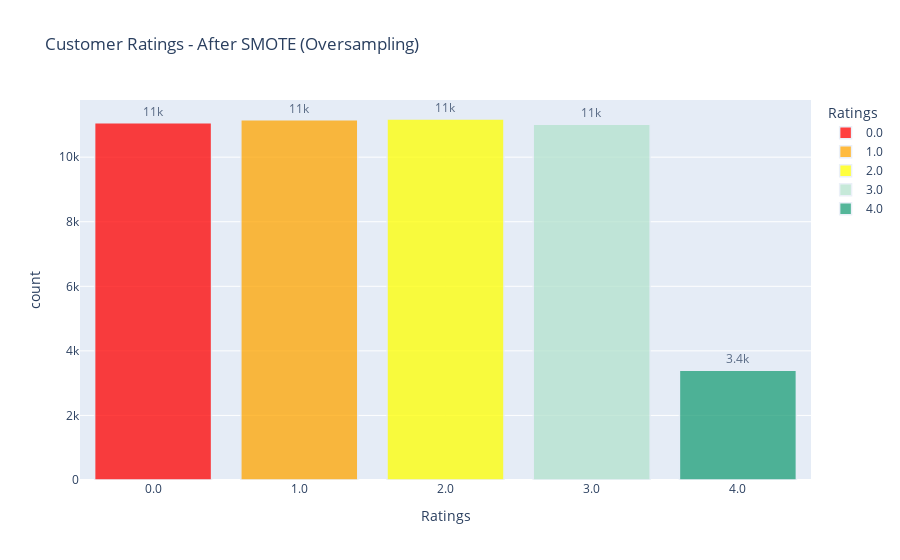

Write notebook code for a chart like this one.
### Markdown cell above
## Checking for Class Imbalance after SMOTE with ENN

### Code cell
# create a data frame to count the number of customer reviews by products and also rename a column as count
rating_counts = pd.DataFrame(pd.DataFrame(Y_train_smote).rename(columns = {0:'review_star'}).value_counts()).reset_index().rename( \
    columns={'review_star': 'Ratings', 0:'count'})

# add a sort index
rating_counts['Ratings_for_sorting'] = rating_counts['Ratings']

# convert ratings to str type for visualization
rating_counts['Ratings'] = rating_counts['Ratings'].astype(str)

# Sort order by custom column and display 
rating_counts.sort_values(by=['Ratings_for_sorting'], inplace = True)

# use plotly to create a bar graph of number of reviews by brand and using customized color coding 
fig = px.bar(rating_counts, x="Ratings", y="count", color="Ratings", 
             title= "Customer Ratings - After SMOTE (Oversampling)", text_auto = '.2s', 
             color_discrete_map={'0.0':'red', '1.0':'orange', '2.0': 'yellow',
                                 '3.0':'rgb(179,226,205)', '4.0':'rgb(27,158,119)'})

# figure customization
fig.update_traces(textfont_size=12, textangle=0, textposition="outside", cliponaxis=False,
 marker_line_width=1.5, opacity = 0.75)

### Figure 1 — Plotly figure (JSON) as saved in the notebook; plotly's stock layout.template omitted (floating-point values rounded to 4 significant figures)
{"data": [{"alignmentgroup": "True", "cliponaxis": false, "hovertemplate": "Ratings=%{x}<br>count=%{y}<extra></extra>", "legendgroup": "0.0", "marker": {"color": "red", "line": {"width": 1.5}, "pattern": {"shape": ""}}, "name": "0.0", "offsetgroup": "0.0", "opacity": 0.75, "orientation": "v", "showlegend": true, "textangle": 0, "textfont": {"size": 12}, "textposition": "outside", "texttemplate": "%{y:.2s}", "type": "bar", "x": ["0.0"], "xaxis": "x", "y": [11067], "yaxis": "y"}, {"alignmentgroup": "True", "cliponaxis": false, "hovertemplate": "Ratings=%{x}<br>count=%{y}<extra></extra>", "legendgroup": "1.0", "marker": {"color": "orange", "line": {"width": 1.5}, "pattern": {"shape": ""}}, "name": "1.0", "offsetgroup": "1.0", "opacity": 0.75, "orientation": "v", "showlegend": true, "textangle": 0, "textfont": {"size": 12}, "textposition": "outside", "texttemplate": "%{y:.2s}", "type": "bar", "x": ["1.0"], "xaxis": "x", "y": [11155], "yaxis": "y"}, {"alignmentgroup": "True", "cliponaxis": false, "hovertemplate": "Ratings=%{x}<br>count=%{y}<extra></extra>", "legendgroup": "2.0", "marker": {"color": "yellow", "line": {"width": 1.5}, "pattern": {"shape": ""}}, "name": "2.0", "offsetgroup": "2.0", "opacity": 0.75, "orientation": "v", "showlegend": true, "textangle": 0, "textfont": {"size": 12}, "textposition": "outside", "texttemplate": "%{y:.2s}", "type": "bar", "x": ["2.0"], "xaxis": "x", "y": [11182], "yaxis": "y"}, {"alignmentgroup": "True", "cliponaxis": false, "hovertemplate": "Ratings=%{x}<br>count=%{y}<extra></extra>", "legendgroup": "3.0", "marker": {"color": "rgb(179,226,205)", "line": {"width": 1.5}, "pattern": {"shape": ""}}, "name": "3.0", "offsetgroup": "3.0", "opacity": 0.75, "orientation": "v", "showlegend": true, "textangle": 0, "textfont": {"size": 12}, "textposition": "outside", "texttemplate": "%{y:.2s}", "type": "bar", "x": ["3.0"], "xaxis": "x", "y": [11018], "yaxis": "y"}, {"alignmentgroup": "True", "cliponaxis": false, "hovertemplate": "Ratings=%{x}<br>count=%{y}<extra></extra>", "legendgroup": "4.0", "marker": {"color": "rgb(27,158,119)", "line": {"width": 1.5}, "pattern": {"shape": ""}}, "name": "4.0", "offsetgroup": "4.0", "opacity": 0.75, "orientation": "v", "showlegend": true, "textangle": 0, "textfont": {"size": 12}, "textposition": "outside", "texttemplate": "%{y:.2s}", "type": "bar", "x": ["4.0"], "xaxis": "x", "y": [3397], "yaxis": "y"}], "layout": {"barmode": "relative", "legend": {"title": {"text": "Ratings"}, "tracegroupgap": 0}, "title": {"text": "Customer Ratings - After SMOTE (Oversampling)"}, "xaxis": {"anchor": "y", "categoryarray": ["0.0", "1.0", "2.0", "3.0", "4.0"], "categoryorder": "array", "domain": [0, 1], "title": {"text": "Ratings"}}, "yaxis": {"anchor": "x", "domain": [0, 1], "title": {"text": "count"}}}}
